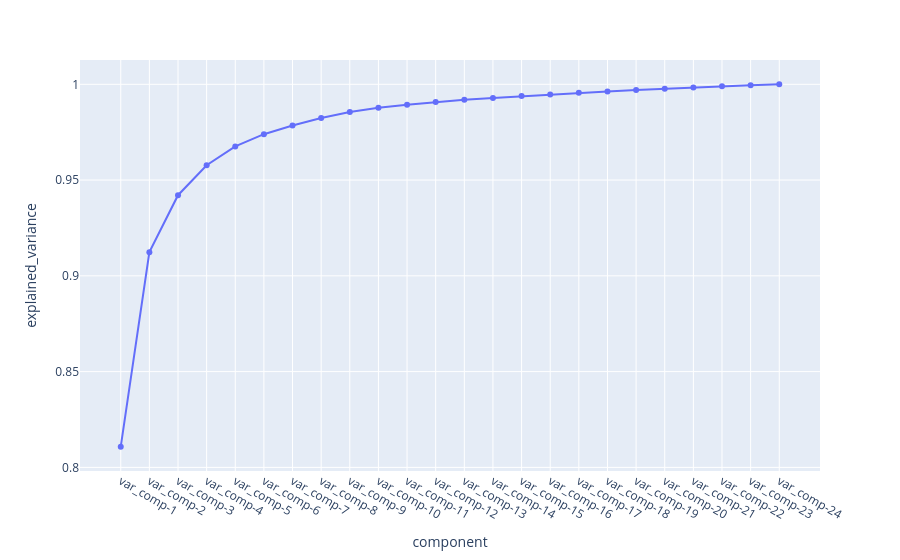

The notebook cell saved with this chart:
### Code cell
# Create the line plot with markers
fig = px.line(df_cv, x="component", y="explained_variance", markers=True)

# Display the figure
fig.show()

### Figure 1 — Plotly figure (JSON) as saved in the notebook; plotly's stock layout.template omitted (floating-point values rounded to 4 significant figures)
{"data": [{"hovertemplate": "component=%{x}<br>explained_variance=%{y}<extra></extra>", "legendgroup": "", "line": {"color": "#636efa", "dash": "solid"}, "marker": {"symbol": "circle"}, "mode": "lines+markers", "name": "", "orientation": "v", "showlegend": false, "type": "scatter", "x": ["var_comp-1", "var_comp-2", "var_comp-3", "var_comp-4", "var_comp-5", "var_comp-6", "var_comp-7", "var_comp-8", "var_comp-9", "var_comp-10", "var_comp-11", "var_comp-12", "var_comp-13", "var_comp-14", "var_comp-15", "var_comp-16", "var_comp-17", "var_comp-18", "var_comp-19", "var_comp-20", "var_comp-21", "var_comp-22", "var_comp-23", "var_comp-24"], "xaxis": "x", "y": [0.8108, 0.9124, 0.9421, 0.9578, 0.9676, 0.974, 0.9785, 0.9824, 0.9855, 0.9877, 0.9894, 0.9907, 0.9919, 0.9929, 0.9938, 0.9947, 0.9955, 0.9963, 0.997, 0.9977, 0.9984, 0.999, 0.9995, 1.0], "yaxis": "y"}], "layout": {"legend": {"tracegroupgap": 0}, "margin": {"t": 60}, "xaxis": {"anchor": "y", "domain": [0, 1], "title": {"text": "component"}}, "yaxis": {"anchor": "x", "domain": [0, 1], "title": {"text": "explained_variance"}}}}
